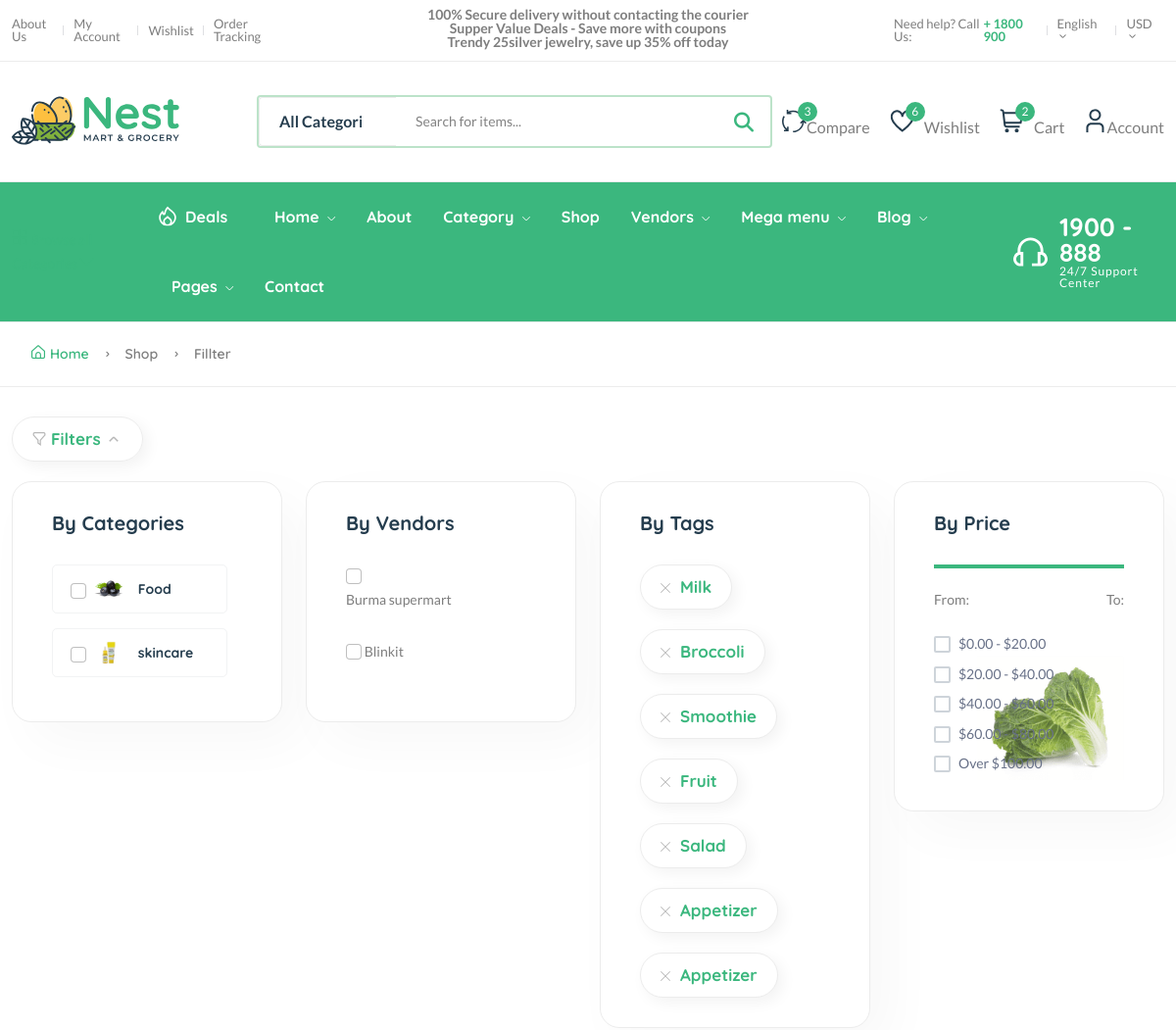
/products/ (upper part), run on an earlier commit of the app's database.
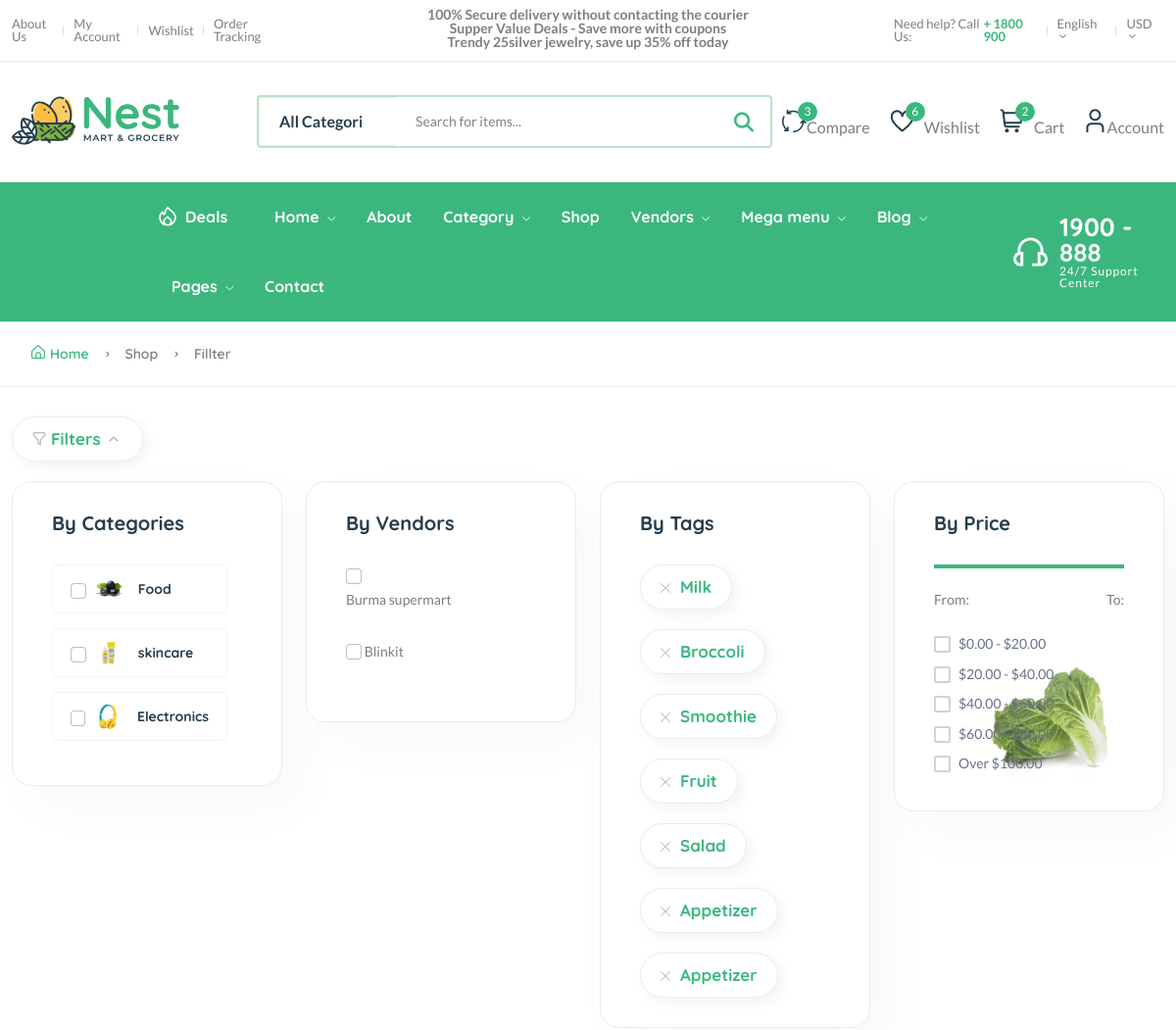
And on a later commit of the database.
### core/models.py (models this page shows, shortened)
class Category(models.Model):
    cid = ShortUUIDField(length=10, max_length=20, unique=True, alphabet = 'abcdefghij1234560789',prefix='cat')
    title = models.CharField(max_length=100,default='product')
    image = models.ImageField(upload_to='category',default='categor.jpg')
    class Meta:
        verbose_name_plural = "Categories"

class Vendor(models.Model):
    vid = ShortUUIDField(unique=True, prefix="ven",max_length=20, length=10, alphabet='abcdefghi0123456789')
    title = models.CharField(max_length=100)
    image = models.ImageField(upload_to=user_directory_path,default='vendor.jpg')
    description = RichTextUploadingField(null=True, blank=True,default='I am a Vendor')
    address= models.CharField(max_length=100, default='123 Main road, India')
    contact= models.CharField(max_length=100, default='+12 (345) 6789')
    chat_resp_time= models.CharField(max_length=100, default='100')
    shipping_on_time= models.CharField(max_length=100, default='100')
    authentic_rating= models.CharField(max_length=100, default='100')
    days_return= models.CharField(max_length=100, default='100')
    warranty_period= models.CharField(max_length=100, default='100')
    date = models.DateTimeField(auto_now_add=True, null=True,blank=True)
    user = models.ForeignKey(User, on_delete=models.SET_NULL, null=True)
    class Meta:
        verbose_name_plural = "Vendors"

### core/views.py (the view)
# urls.py: path('products/',views.product_list_view,name='product-list'),
def product_list_view(request):
    products = Product.objects.filter(product_status='published')
    context={
        'products':products
    }
    return render(request,'core/product-list.html',context)

### core/context_processor.py (called while the page is built)
def default(request):
    categories = Category.objects.all()
    products = Product.objects.all()
    vendors = Vendor.objects.all()
    try:
          address = Address.objects.get(user=request.user)
    except:
         address=None
    return {
         'categories':categories,
         'address':address,
         'vendors':vendors
    }

### core/models.py (called while the page is built)
    def get_percentage(self):
        new_price = ((self.old_price - self.price)/(self.old_price))*100
        return new_price

### templates/core/product-list.html (shortened to what the changed rows need)
{% extends 'partials/base.html' %}
{% load static%}
{% block content%}
    <main class="main">
        <div class="container mb-30 mt-30">
            <div class="row">
                <div class="col-lg-12">
                    <div class="shop-product-fillter-header">
                        <div class="row">
                            <div class="col-xl-3 col-lg-6 col-md-6 mb-lg-0 mb-md-2 mb-sm-2">
                                <div class="card">
                                    <div class="categories-dropdown-wrap font-heading">
                                        <ul>
                                            {% for c in categories%}
                                            <li>
                                                <input class="form-check-input filter-checkbox" data-filter="category" type="checkbox" name="checkbox" id="exampleCheckbox1" value="{{c.id}}" />
                                                <a href="shop-grid-right.html"> <img src="{{c.image.url}}" alt="" />{{c.title}}</a>
                                            </li>
                                            {%endfor%}
                                        </ul>
                                    </div>
                                </div>
                            </div>
                            <div class="col-xl-3 col-lg-6 col-md-6 mb-lg-0 mb-md-2 mb-sm-2">
                                <div class="card">
                                    <div class="d-flex">
                                        <div class="customer-checkbox mr-80">
                                            {%for v in vendors%}
                                            <input class="form-check-input filter-checkbox" data-filter="vendor" type="checkbox" name="checkbox" id="exampleCheckbox1" value="{{v.id}}" />
                                            <label class="form-check-label" for="exampleCheckbox1"><span>{{v.title}}</span></label>
                                            <br /><br />
                                            {%endfor%}
                                        </div>
                                    </div>
                                </div>
                            </div>
                        </div>
                    </div>
                </div>
            </div>
        </div>
    </main>
{% endblock content%}

What changed in the data, as far as the page shows it:
added Category: image (picture), title "Electronics"
